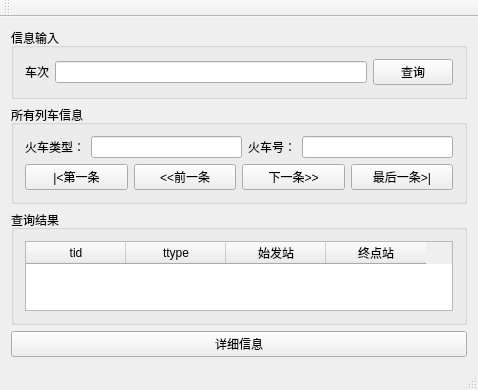
<?xml version="1.0" encoding="UTF-8"?>
<ui version="4.0">
 <class>MainWindow</class>
 <widget class="QMainWindow" name="MainWindow">
  <property name="geometry">
   <rect>
    <x>0</x>
    <y>0</y>
    <width>478</width>
    <height>368</height>
   </rect>
  </property>
  <property name="windowTitle">
   <string>MainWindow</string>
  </property>
  <widget class="QWidget" name="centralWidget">
   <layout class="QVBoxLayout" name="verticalLayout_3">
    <item>
     <widget class="QGroupBox" name="groupBox">
      <property name="title">
       <string>信息输入</string>
      </property>
      <layout class="QHBoxLayout" name="horizontalLayout_3">
       <item>
        <widget class="QLabel" name="label">
         <property name="text">
          <string>车次</string>
         </property>
        </widget>
       </item>
       <item>
        <widget class="QLineEdit" name="Tra_Num_Line"/>
       </item>
       <item>
        <widget class="QPushButton" name="CheckBtn">
         <property name="text">
          <string>查询</string>
         </property>
        </widget>
       </item>
      </layout>
     </widget>
    </item>
    <item>
     <widget class="QGroupBox" name="groupBox_2">
      <property name="title">
       <string>所有列车信息</string>
      </property>
      <layout class="QVBoxLayout" name="verticalLayout">
       <item>
        <layout class="QHBoxLayout" name="horizontalLayout">
         <item>
          <widget class="QLabel" name="label_2">
           <property name="text">
            <string>火车类型：</string>
           </property>
          </widget>
         </item>
         <item>
          <widget class="QLineEdit" name="Ttype_LineEdit"/>
         </item>
         <item>
          <widget class="QLabel" name="label_3">
           <property name="text">
            <string>火车号：</string>
           </property>
          </widget>
         </item>
         <item>
          <widget class="QLineEdit" name="Tid_LineEdit"/>
         </item>
        </layout>
       </item>
       <item>
        <layout class="QHBoxLayout" name="horizontalLayout_2">
         <item>
          <widget class="QPushButton" name="FirstBtn">
           <property name="text">
            <string>|&lt;第一条</string>
           </property>
          </widget>
         </item>
         <item>
          <widget class="QPushButton" name="PrevBtn">
           <property name="text">
            <string>&lt;&lt;前一条</string>
           </property>
          </widget>
         </item>
         <item>
          <widget class="QPushButton" name="NextBtn">
           <property name="text">
            <string>下一条&gt;&gt;</string>
           </property>
          </widget>
         </item>
         <item>
          <widget class="QPushButton" name="LastBtn">
           <property name="text">
            <string>最后一条&gt;|</string>
           </property>
          </widget>
         </item>
        </layout>
       </item>
      </layout>
     </widget>
    </item>
    <item>
     <widget class="QGroupBox" name="groupBox_3">
      <property name="title">
       <string>查询结果</string>
      </property>
      <layout class="QVBoxLayout" name="verticalLayout_2">
       <item>
        <widget class="QTableWidget" name="tableWidget">
         <column>
          <property name="text">
           <string>tid</string>
          </property>
         </column>
         <column>
          <property name="text">
           <string>ttype</string>
          </property>
         </column>
         <column>
          <property name="text">
           <string>始发站</string>
          </property>
         </column>
         <column>
          <property name="text">
           <string>终点站</string>
          </property>
         </column>
        </widget>
       </item>
      </layout>
     </widget>
    </item>
    <item>
     <widget class="QPushButton" name="DetailBtn">
      <property name="text">
       <string>详细信息</string>
      </property>
     </widget>
    </item>
   </layout>
  </widget>
  <widget class="QMenuBar" name="menuBar">
   <property name="geometry">
    <rect>
     <x>0</x>
     <y>0</y>
     <width>478</width>
     <height>22</height>
    </rect>
   </property>
  </widget>
  <widget class="QToolBar" name="mainToolBar">
   <attribute name="toolBarArea">
    <enum>TopToolBarArea</enum>
   </attribute>
   <attribute name="toolBarBreak">
    <bool>false</bool>
   </attribute>
  </widget>
  <widget class="QStatusBar" name="statusBar"/>
 </widget>
 <layoutdefault spacing="6" margin="11"/>
 <resources/>
 <connections/>
 <slots>
  <slot>slot1()</slot>
 </slots>
</ui>
